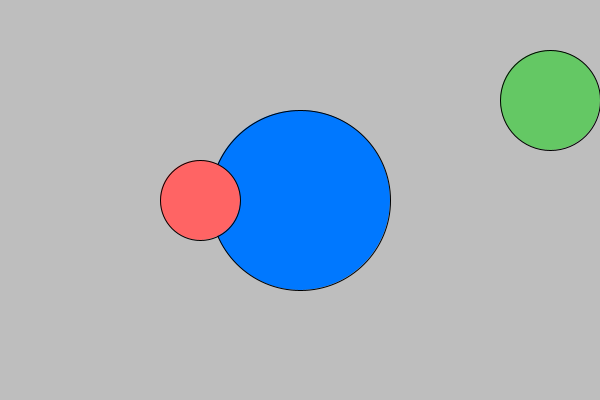
Frame 1 (no input)
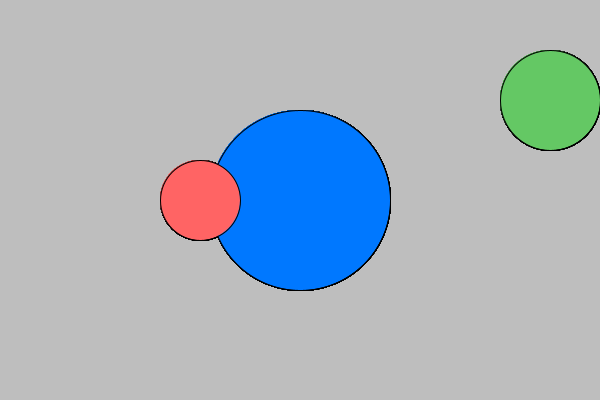
Frame 60 (the mouse pressed at the canvas centre just before this capture)
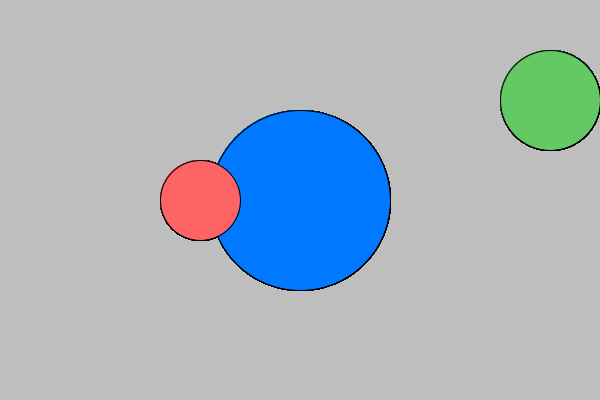
Frame 120 (the mouse held since frame 60 and released just before this capture)

The Processing sketch that drew these frames (run headless with seeded random() and noise(); from frame 60 on, the mouse is pressed at the canvas centre):

// Processing sketch: DearData100
// ── DearData100.pde
float circle_size = 180; // Variable for the blue circle size
float second_circle_size = 80; // Variable for the red circle size
float third_circle_size = 100; // Variable for the green circle size

void setup() {
  size(600, 400);
  background(190);
}

void draw() {
  fill(0, 120, 255);
  circle(300, 200, circle_size);

  fill(255, 100, 100);
  circle(200, 200, second_circle_size);

  fill(100, 200, 100);
  circle(550, 100, third_circle_size);
}
